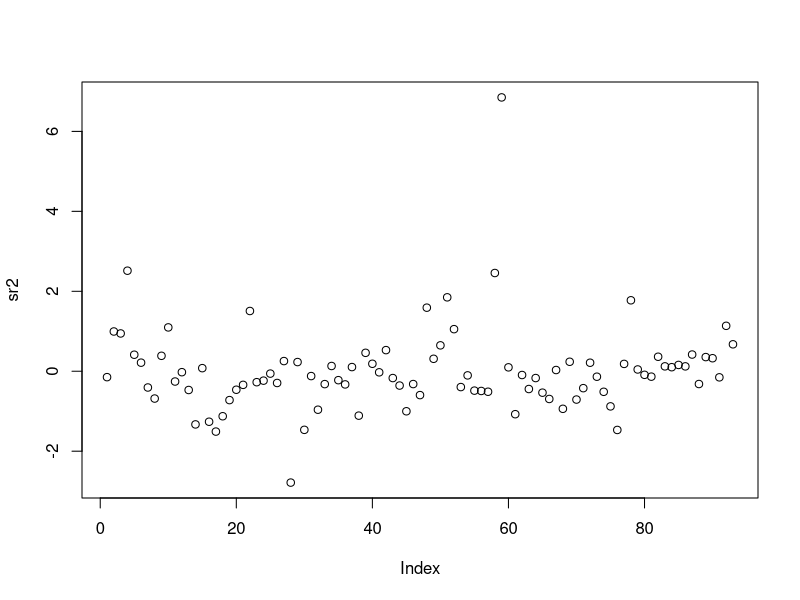

Recreate this plot in R.
# Project:   stats-meth
# Objective: Exploring influential observations
# Author:    Edoardo Costantini
# Created:   2022-10-11
# Modified:  2022-10-11
# Notes:     Currently in development: results are not working right

# Set up ----------------------------------------------------------------------

    # Clean environment
    rm(list = ls(all = TRUE))

    # Load the packages we need
    library(MASS)     # For the 'Cars93' data
    library(MLmetrics) # for the MSE function

    # Load some data:
    data(Cars93)

# Outliers: detect with externally studentised residuals -----------------------

    # Consider some model
    lmout <- lm(
        Price ~ Horsepower * MPG.city + Passengers * MPG.city + I(Weight^2),
        data = Cars93
    )

    # Compute externally studentised residuals
    esr2 <- rstudent(lmout)
    esr2

    # Create a storing object
    esr2_manual <- rep(NA, length(esr2))

    # Compute externally studentised residuals by hand
    for(i in 1:nrow(Cars93)){

        # Fit the model without the observation
        lmtemp <- lm(
            Price ~ Horsepower * MPG.city + Passengers * MPG.city + I(Weight^2),
            data = Cars93[-i, ]
        )

        # Estiamte the deleted residual
        en <- Cars93[i, "Price"] - predict(lmtemp, Cars93[i, ])

    # Comptue deletion MSE
        MSE_i <- MSE(Cars93[-i, "Price"], fitted(lmtemp))

        # Compute the leverage
        hii <- hatvalues(lmout)[i]

        # Estiamte the deleted resiudal standard error
        se_en <- sqrt(MSE_i * (1 - hii))

        # Compute externally studentized residual
        esr2_manual[i] <- en / se_en
    }

    round(cbind(R = esr2, man = esr2_manual), 3)

    sr2 <- rstudent(lmout)
    sr2

    # Create index plot of studentized residuals:
    plot(sr2)

    # Find outliers
    badSr2 <- which(abs(sr2) > 3)
    badSr2
